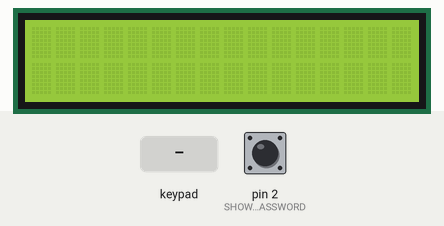
Bench run of a program on a simulated Arduino Uno, built with avr-gcc and run on an emulated ATmega328P. Parts: 16×2 character LCD. The test bench sets the inputs (shaded band); at power-on: pin 2 (SHOW_PASSWORD) LOW.

Above: at 1.2 s.
1.3 s: keypad keys 1 3 1 2 1 1 * pressed 0.4 s apart
At 4.5 s:
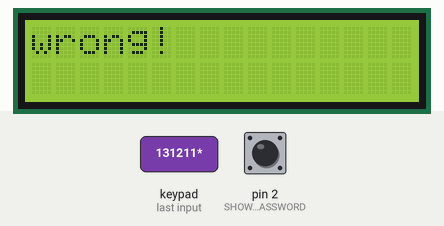
5.6 s: key '1' pressed
At 6.6 s:
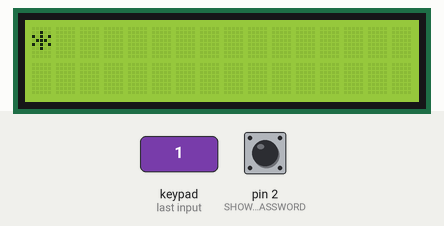
7.1 s: keypad keys 1 3 1 2 1 1 pressed 0.4 s apart
At 10.4 s:
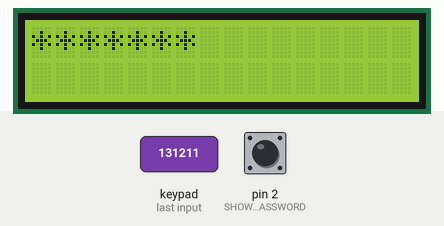
11.0 s: keypad keys 1 3 1 2 1 1 # pressed 0.4 s apart
At 13.9 s:
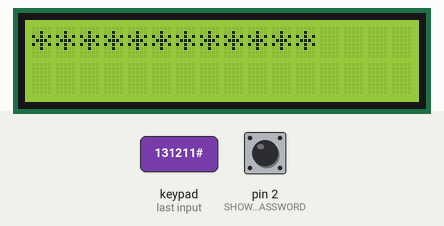
15.3 s: keypad keys 1 3 9 7 2 2 pressed 0.4 s apart
At 17.3 s:
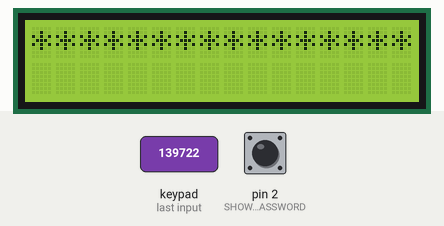
19.2 s: pin 2 (SHOW_PASSWORD) pulled HIGH for 0.15 s
At 20.4 s:
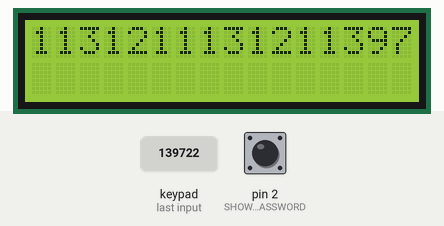
Timing chart, 0 to 21.8 s (numbered marks = the images above; inputs shaded):
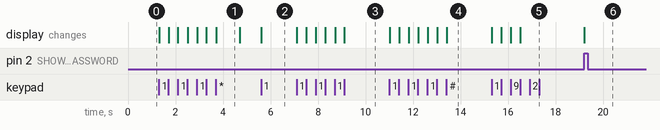

The program:

main.cpp
```cpp
#include <Arduino.h>
#include <LiquidCrystal.h>
#include <Keypad.h>
#include <string.h>

static bool passwordShowableChanged = false;
const static int SHOW_PASSWORD = 2;
static bool isPasswordShowAble = false;
//lcd
const int rs = 9, en = 8, d4 = 7, d5 = 6, d6 = 5, d7 = 4;
LiquidCrystal lcd(rs, en, d4, d5, d6, d7);
//keypad
const byte ROWS = 4; //four rows
const byte COLS = 3; //three columns
char keys[ROWS][COLS] = {
{'1','2','3'},
{'4','5','6'},
{'7','8','9'},
{'*','0','#'}
};
byte rowPins[ROWS] = {A3, A2, A1, A0}; //connect to the row pinouts of the kpd
byte colPins[COLS] = {13, 12, 11}; //connect to the column pinouts of the kpd

Keypad kpd = Keypad( makeKeymap(keys), rowPins, colPins, ROWS, COLS );

const static char password[5] = {'1','3','7','8',0};
const static int passwordSize = 4;

static char input[32] ;
static char star_input[32];
static int inputSize = 0;


void changePasswordShowMode();
void addChar(char userCharInput);
void removeChar();
void submitInput();
void clearInput();
void printPassword();
void readInput();

void setup() {

  pinMode(SHOW_PASSWORD, INPUT);

  attachInterrupt(digitalPinToInterrupt(SHOW_PASSWORD), changePasswordShowMode, RISING);

  lcd.begin(16, 2);


}

void loop() {

    readInput();
    if (passwordShowableChanged)
    {
        printPassword();
        passwordShowableChanged = false;
    }


}

void changePasswordShowMode(){
    isPasswordShowAble = !isPasswordShowAble;
    passwordShowableChanged = true;
}


void readInput(){
    if (kpd.getKeys())
    {
        for (int i=0; i<LIST_MAX; i++)
        {
            if ( kpd.key[i].stateChanged && (PRESSED == kpd.key[i].kstate) )
            {
                if (kpd.key[i].kchar == '*')
                {
                    submitInput();
                }else if(kpd.key[i].kchar == '#'){
                    removeChar();
                }else{
                    addChar(kpd.key[i].kchar);
                }
                printPassword();


            }
        }
    }
}

void addChar(char userCharInput){
    if(inputSize < 32){
        input[inputSize]= userCharInput;
        star_input[inputSize]='*';
        inputSize++;
    }
}

void removeChar(){
    if (inputSize > 0 )
    {
       inputSize--;
        input[inputSize]= 0;
        star_input[inputSize]=0;
    }

}

void submitInput(){
    lcd.clear();

    if ((passwordSize == inputSize) && (strcmp(password,input) == 0))
    {
         lcd.print("right!");
    }else {
         lcd.print("wrong!");
    }
    clearInput();
    delay(1000);
}

void clearInput(){
    while (inputSize >=0)
    {
        input[inputSize] = 0;
        star_input[inputSize] = 0;
        inputSize--;
    }
    inputSize = 0;

}

void printPassword(){
    lcd.clear();
    if(isPasswordShowAble){
        lcd.print(input);
    }else{
        lcd.print(star_input);
    }

}
```

Measured:
- after the input at 1.3 s, the display: first changes at once (image 1 shows a later state)
- after the input at 5.6 s, the display: changes at once (image 2)
- after the input at 7.1 s, the display: first changes at once (image 3 shows a later state)
- after the input at 11.0 s, the display: first changes at once (image 4 shows a later state)
- after the input at 15.3 s, the display: first changes at once (image 5 shows a later state)
- after the input at 19.2 s, the display: changes at once (image 6)
- what the display in image 1 shows lasts 1.0 s, from 3.7 s to 4.7 s
